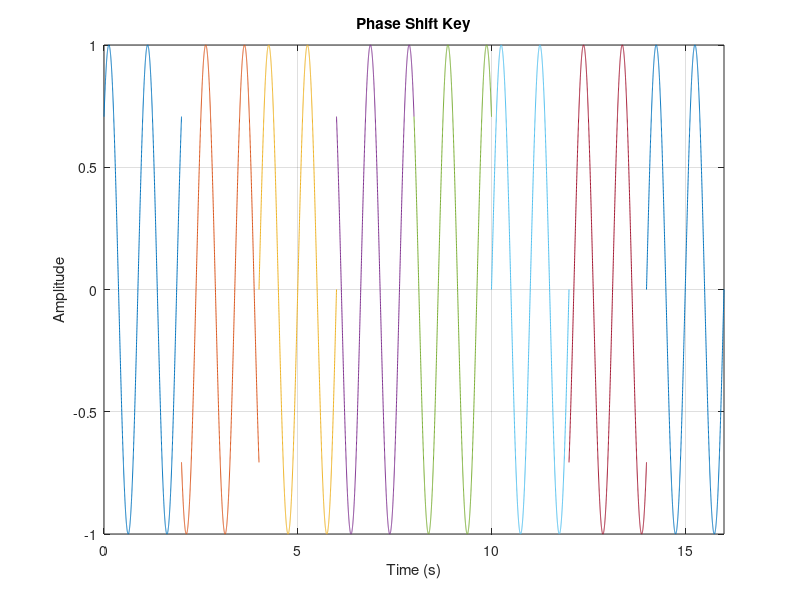

Source code (MATLAB):
%ID: 19-41468-3
%E = 4 = (ASCII) 52 = (BIN) 00110100
%F = 6 = (ASCII) 54 = (BIN) 00110110
%G = 8 = (ASCII) 56 = (BIN) 00111000

x = [0 0 1 1 0 1 0 0 0 0 1 1 0 1 1 0 0 0 1 1 1 0 0 0]; %input signal
ps = 0:pi/4:7*(pi/4); %phases
nx = size(x,2); %number of bits in input signal

i=1; %first index of every three bits
j=0; %time index of a signal element

while i<nx-1 %until first index of last three bits
    t = j:0.001:j+2; %time of a signal element in duration of 2 seconds
    if x(i)==0 && x(i+1)==0 && x(i+2)==0 %when three bits are 000
        psk = sin(2*pi*t+ps(1)); %changes the phases, amplitued 1, frequency 1
    elseif x(i)==0 && x(i+1)==0 && x(i+2)==1 %when three bits are 001
        psk = sin(2*pi*t+ps(2));
    elseif x(i)==0 && x(i+1)==1 && x(i+2)==0 %when three bits are 010
        psk = sin(2*pi*t+ps(3));
    elseif x(i)==0 && x(i+1)==1 && x(i+2)==1 %when three bits are 011
        psk = sin(2*pi*t+ps(4));
    elseif x(i)==1 && x(i+1)==0 && x(i+2)==0 %when three bits are 100
        psk = sin(2*pi*t+ps(5));
    elseif x(i)==1 && x(i+1)==0 && x(i+2)==1 %when three bits are 101
        psk = sin(2*pi*t+ps(6));
    elseif x(i)==1 && x(i+1)==1 && x(i+2)==0 %when three bits are 110
        psk = sin(2*pi*t+ps(7));
    else %when three bits are 111
        psk = sin(2*pi*t+ps(8));
    end
    
    i=i+3; %index of next three bits
    j=j+2; %time index of next signal element
    
    plot(t,psk);
    hold on;
    grid on;
    axis([0 16 -1 1]);
    title('Phase Shift Key');
    xlabel('Time (s)');
    ylabel('Amplitude');
end